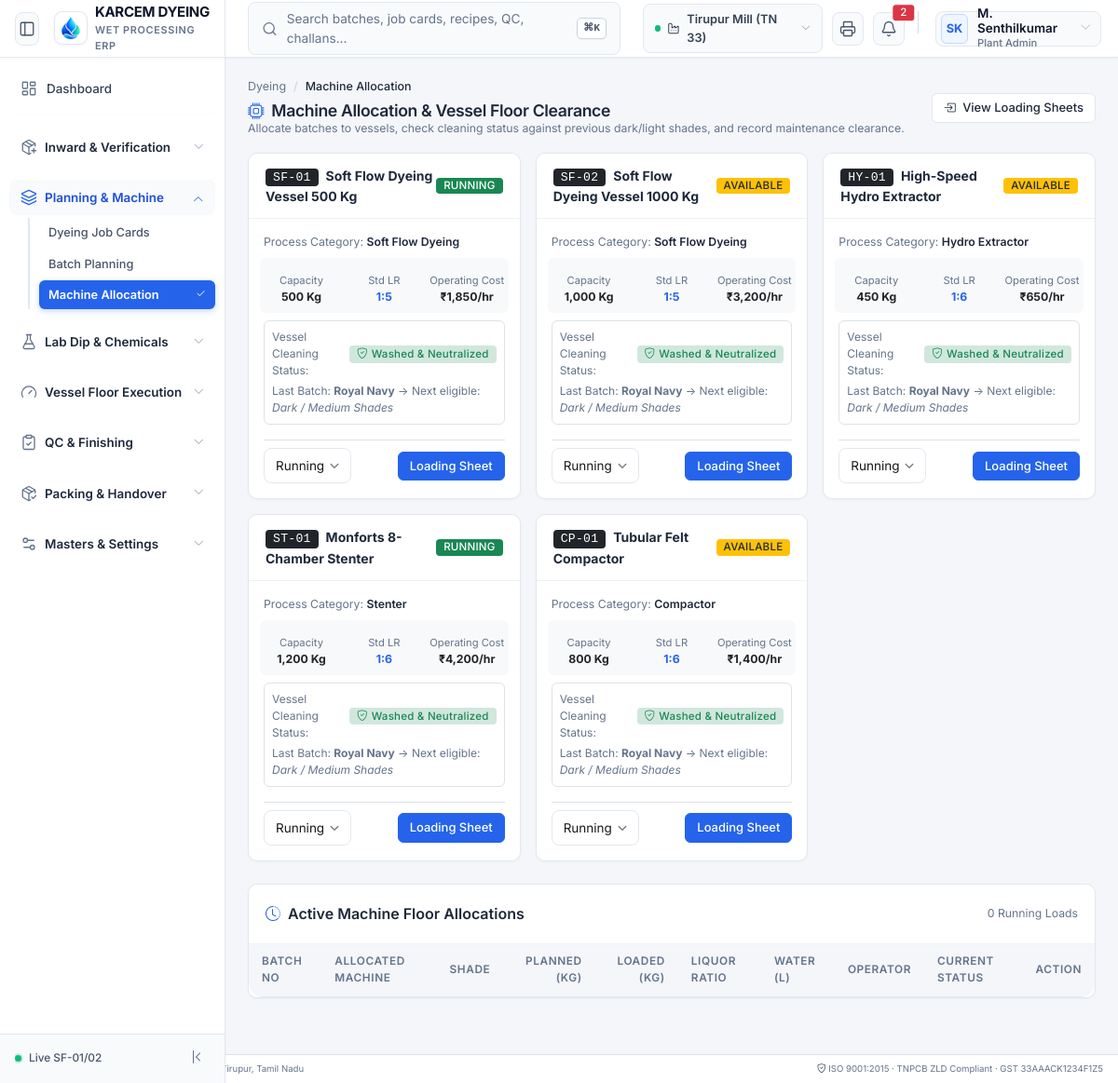
/modules/dyeing/views/machine-allocation.php, run on the app's committed database.
### tables this page shows
CREATE TABLE IF NOT EXISTS machines (
    id BIGINT UNSIGNED AUTO_INCREMENT PRIMARY KEY,
    company_id BIGINT UNSIGNED NOT NULL,
    branch_id BIGINT UNSIGNED NULL,
    code VARCHAR(32) NOT NULL,
    name VARCHAR(120) NOT NULL,
    process_type ENUM('blowroom', 'carding', 'drawing', 'roving', 'ring_frame', 'winding', 'knitting', 'weaving', 'soft_flow_dyeing', 'cabinet_dyeing', 'hydro_extractor', 'relax_dryer', 'stenter', 'compactor', 'cutting', 'sewing') NOT NULL,
    model_number VARCHAR(64) NULL,
    manufacturer VARCHAR(100) NULL,
    year_of_make INT NULL,
    capacity DECIMAL(12,2) NOT NULL,
    capacity_uom VARCHAR(16) NOT NULL DEFAULT 'Kg',
    spring_or_tubes INT NULL,
    liquor_ratio VARCHAR(20) NULL,
    hourly_operating_cost DECIMAL(12,2) NOT NULL DEFAULT 0.00,
    current_status ENUM('available', 'running', 'maintenance', 'idle', 'breakdown') NOT NULL DEFAULT 'available',
    is_active TINYINT(1) NOT NULL DEFAULT 1,
    INDEX (company_id),
    INDEX (process_type)
);

### core/Support/Url.php (called while the page is built, shortened)
<?php
class Url {
    private static ?string $base = null;
    public static function base(): string {
        if (self::$base !== null) {
            return self::$base;
        }
        $appUrl = Env::get('APP_URL');
        if (!empty($appUrl)) {
            $parsed = parse_url($appUrl, PHP_URL_PATH);
            self::$base = rtrim($parsed ?: '', '/');
            return self::$base;
        }
        $script = $_SERVER['SCRIPT_NAME'] ?? '';
        $dir = dirname($script);
        self::$base = ($dir === '/' || $dir === '\\') ? '' : rtrim(str_replace('\\', '/', $dir), '/');
        return self::$base;
    }
    public static function to(string $path = ''): string {
        $base = self::base();
        $path = '/' . ltrim($path, '/');
        if ($base !== '' && ($path === $base || str_starts_with($path, $base . '/'))) {
            return $path;
        }
        return $base . $path;
    }
}

### core/Support/Env.php (called while the page is built, shortened)
<?php
class Env {
    private static ?array $data = null;
    public static function load(string $filePath): void {
        if (!file_exists($filePath)) {
            return;
        }
        self::$data = [];
    }
    public static function get(string $key, mixed $default = null): mixed {
        return self::$data[$key] ?? getenv($key) ?? $default;
    }
}

### config/database.php (called while the page is built, shortened)
<?php
require_once __DIR__ . '/../core/Support/Env.php';
return [
    'driver'    => 'mysql',
    'host'      => Env::get('DB_HOST', '127.0.0.1'),
    'port'      => (int)Env::get('DB_PORT', 3306),
    'database'  => Env::get('DB_DATABASE', 'textile_erp'),
    'username'  => Env::get('DB_USERNAME', 'root'),
    'password'  => Env::get('DB_PASSWORD', ''),
    'charset'   => 'utf8mb4',
    'collation' => 'utf8mb4_unicode_ci',
    'options'   => [
        PDO::ATTR_ERRMODE            => PDO::ERRMODE_EXCEPTION,
        PDO::ATTR_DEFAULT_FETCH_MODE => PDO::FETCH_ASSOC,
        PDO::ATTR_EMULATE_PREPARES   => false,
    ]
];

### core/Database/Database.php (called while the page is built, shortened)
<?php
class Database {
    private static ?PDO $pdo = null;
    public static function getConnection(): PDO {
        if (self::$pdo === null) {
            $config = require dirname(__DIR__, 2) . '/config/database.php';
            $dsn = "mysql:host={$config['host']};port={$config['port']};dbname={$config['database']};charset={$config['charset']}";
            try {
                self::$pdo = new PDO($dsn, $config['username'], $config['password'], $config['options']);
            } catch (Exception $e) {
                throw new Exception("Database Connection Failed: " . $e->getMessage());
            }
        }
        return self::$pdo;
    }
    public static function fetchAll(string $sql, array $params = []): array {
        $stmt = self::getConnection()->prepare($sql);
        $stmt->execute($params);
        return $stmt->fetchAll();
    }
}

### modules/dyeing/views/machine-allocation.php (the view, shortened to what this page needs)
<?php
require_once dirname(__DIR__, 3) . '/includes/header.php';
require_once dirname(__DIR__, 3) . '/includes/sidebar.php';
$machines = Database::fetchAll("SELECT * FROM machines WHERE process_type IN ('soft_flow_dyeing', 'hydro_extractor', 'relax_dryer', 'stenter', 'compactor') ORDER BY process_type ASC, code ASC");
$activeBatches = Database::fetchAll("
    SELECT b.*, m.code as machine_code, m.name as machine_name, r.shade_name
    FROM dye_batches b
    JOIN machines m ON b.machine_id = m.id
    LEFT JOIN dye_recipes r ON b.dye_recipe_id = r.id
    WHERE b.status NOT IN ('completed')
    ORDER BY b.id DESC
");
?>
<main class="cz-main">
  <div class="cz-content p-4">
    <div class="d-flex flex-wrap justify-content-between align-items-center mb-3 gap-2">
      <div>
        <nav aria-label="breadcrumb">
          <ol class="breadcrumb mb-1 small">
            <li class="breadcrumb-item"><a href="<?= Url::to('/dyeing/dashboard') ?>">Dyeing</a></li>
            <li class="breadcrumb-item active">Machine Allocation</li>
          </ol>
        </nav>
        <h1 class="h4 fw-bold text-dark mb-0"><i class="bi bi-cpu text-primary me-2"></i>Machine Allocation & Vessel Floor Clearance</h1>
        <p class="text-secondary small mb-0">Allocate batches to vessels, check cleaning status against previous dark/light shades, and record maintenance clearance.</p>
      </div>
      <div class="d-flex gap-2">
        <a href="<?= Url::to('/dyeing/loading-sheets') ?>" class="btn btn-outline-dark btn-sm">
          <i class="bi bi-box-arrow-in-right me-1"></i> View Loading Sheets
        </a>
      </div>
    </div>
    <div class="row g-3 mb-4">
      <?php foreach ($machines as $m): ?>
        <div class="col-lg-4 col-md-6">
          <div class="card shadow-sm border-0 h-100">
            <div class="card-header bg-white border-bottom p-3 d-flex justify-content-between align-items-center">
              <div>
                <span class="badge bg-dark font-monospace"><?= htmlspecialchars($m['code']) ?></span>
                <span class="fw-bold ms-1 text-dark"><?= htmlspecialchars($m['name']) ?></span>
              </div>
              <span class="badge bg-<?= $m['current_status'] === 'running' ? 'success' : ($m['current_status'] === 'idle' ? 'secondary' : 'warning text-dark') ?>">
                <?= strtoupper($m['current_status']) ?>
              </span>
            </div>
            <div class="card-body p-3 small">
              <div class="mb-2">
                <span class="text-secondary">Process Category:</span>
                <span class="fw-semibold text-dark"><?= ucwords(str_replace('_', ' ', $m['process_type'])) ?></span>
              </div>
              <div class="row text-center g-2 my-2 py-2 bg-light rounded">
                <div class="col-4">
                  <div class="text-secondary" style="font-size:0.7rem;">Capacity</div>
                  <div class="fw-bold"><?= number_format($m['capacity'], 0) ?> Kg</div>
                </div>
                <div class="col-4">
                  <div class="text-secondary" style="font-size:0.7rem;">Std LR</div>
                  <div class="fw-bold text-primary"><?= htmlspecialchars($m['liquor_ratio'] ?? '1:6') ?></div>
                </div>
                <div class="col-4">
                  <div class="text-secondary" style="font-size:0.7rem;">Operating Cost</div>
                  <div class="fw-bold">₹<?= number_format($m['hourly_operating_cost'], 0) ?>/hr</div>
                </div>
              </div>
              <div class="border rounded p-2 mb-3 bg-white">
                <div class="d-flex justify-content-between align-items-center mb-1">
                  <span class="text-secondary" style="font-size:0.75rem;">Vessel Cleaning Status:</span>
                  <span class="badge bg-success-subtle text-success"><i class="bi bi-shield-check me-1"></i>Washed & Neutralized</span>
                </div>
                <div class="text-muted" style="font-size:0.75rem;">
                  Last Batch: <strong>Royal Navy</strong> &rarr; Next eligible: <em>Dark / Medium Shades</em>
                </div>
              </div>
              <div class="d-flex justify-content-between align-items-center pt-2 border-top">
                <form method="POST" action="" class="d-inline">
                </form>
                <a href="<?= Url::to('/dyeing/loading-sheets?machine_id=' . $m['id']) ?>" class="btn btn-sm btn-dark">Loading Sheet</a>
              </div>
            </div>
          </div>
        </div>
      <?php endforeach; ?>
    </div>
    <div class="cz-panel">
      <div class="cz-panel-head d-flex justify-content-between align-items-center">
        <h2 class="h6 fw-bold mb-0 text-dark"><i class="bi bi-clock-history text-primary me-2"></i>Active Machine Floor Allocations</h2>
        <span class="small text-secondary"><?= count($activeBatches) ?> Running Loads</span>
      </div>
      <div class="table-responsive">
        <table class="table table-hover align-middle mb-0 small">
          <thead class="table-light">
            <tr>
              <th>Batch No</th>
              <th>Allocated Machine</th>
              <th>Shade</th>
              <th class="text-end">Planned (Kg)</th>
              <th class="text-end">Loaded (Kg)</th>
              <th>Liquor Ratio</th>
              <th>Water (L)</th>
              <th>Operator</th>
              <th>Current Status</th>
              <th class="text-end">Action</th>
            </tr>
          </thead>
        </table>
      </div>
    </div>
  </div>
</main>
<?php
require_once dirname(__DIR__, 3) . '/includes/footer.php';

### assets/css/my-page-ui.css (style rules this page uses)
:root { --primary-blue: #0d6efd; --primary-soft: #e7f1ff; --success-green: #198754; --success-soft: #e8f5e9; --warning-yellow: #ffc107; --warning-soft: #fff9e6; --danger-red: #dc3545; --danger-soft: #ffebee; --gray-soft: #f8f9fa; --text-main: #212529; --text-muted: #6c757d; }

### data on the page
machines: code "SF-01", name "Soft Flow Dyeing Vessel 500 Kg", current_status "RUNNING", process_type "Soft Flow Dyeing", capacity "500", liquor_ratio "1:5", hourly_operating_cost "1,850"
machines: code "SF-02", name "Soft Flow Dyeing Vessel 1000 Kg", current_status "AVAILABLE", process_type "Soft Flow Dyeing", capacity "1,000", liquor_ratio "1:5", hourly_operating_cost "3,200"
machines: code "HY-01", name "High-Speed Hydro Extractor", current_status "AVAILABLE", process_type "Hydro Extractor", capacity "450", liquor_ratio "1:6", hourly_operating_cost "650"
machines: code "ST-01", name "Monforts 8-Chamber Stenter", current_status "RUNNING", process_type "Stenter", capacity "1,200", liquor_ratio "1:6", hourly_operating_cost "4,200"
machines: code "CP-01", name "Tubular Felt Compactor", current_status "AVAILABLE", process_type "Compactor", capacity "800", liquor_ratio "1:6", hourly_operating_cost "1,400"

### other printed values
$_SESSION['active_branch_name'] "Tirupur Mill (TN 33)"
$currentUser['initials'] "SK"
$currentUser['full_name'] "M. Senthilkumar"
$grp['title'] "Inward & Verification"
$grp['title'] "Planning & Machine"
$item['label'] "Dyeing Job Cards"
$item['label'] "Batch Planning"
$item['label'] "Machine Allocation"
$grp['title'] "Lab Dip & Chemicals"
$grp['title'] "Vessel Floor Execution"
$grp['title'] "QC & Finishing"
$grp['title'] "Packing & Handover"
$grp['title'] "Masters & Settings"
count($activeBatches) "0"
